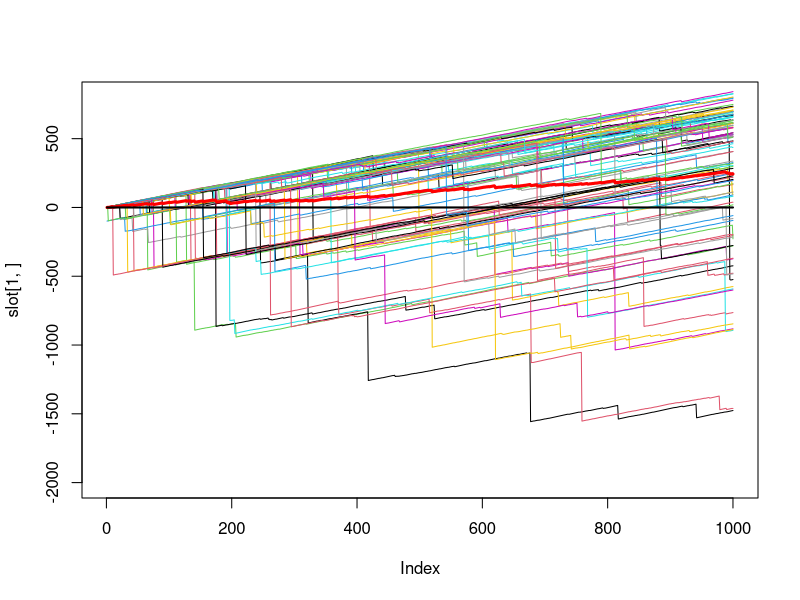

Reproduce this figure in R.
####################################################################
#################### SLOT MACHINE PAYOUT SIMULATION ################
####################################################################

# Payout vector:
# Probability of $1000: 1/10000
# Probability of $500: 6/10000
# Probability of $100: 20/10000
# Probability of $10: 50/10000
# Probability of $5: 60/10000
# Probability of $1: 1200/10000
# Probability of $0: 8663/10000
pay <- -1*c(1000,rep(500,6),rep(100,20),rep(10,50),rep(5,60),
rep(1,1200),rep(0,8663))
# Revenue vector
rev <- rep(1,10000)
# Net profit
net <- pay+rev

# number of slot machines
n <- 100
# number of games
ng <- 1000

slot <- array(NA,c(n,ng))

# simulates ng games played on n slot machines
# and computes the cumulative sum of net profits
for(i in 1:n){
	slot[i,] <- cumsum(sample(net, ng, replace=TRUE))
	}

# mean cumulative sum of net profits per machine
slot_mean <- apply(slot, 2 , mean)

# plots n cumulative net profits
# with (red) mean cumulative net profits
# and (black) break even line
plot(slot[1,], type='l', ylim=c(-2000,800))
for(i in 2:n){
	lines(slot[i,],col=i)
	}
lines(slot_mean, col="red", lwd=3)
lines(rep(0,ng), lwd=2)